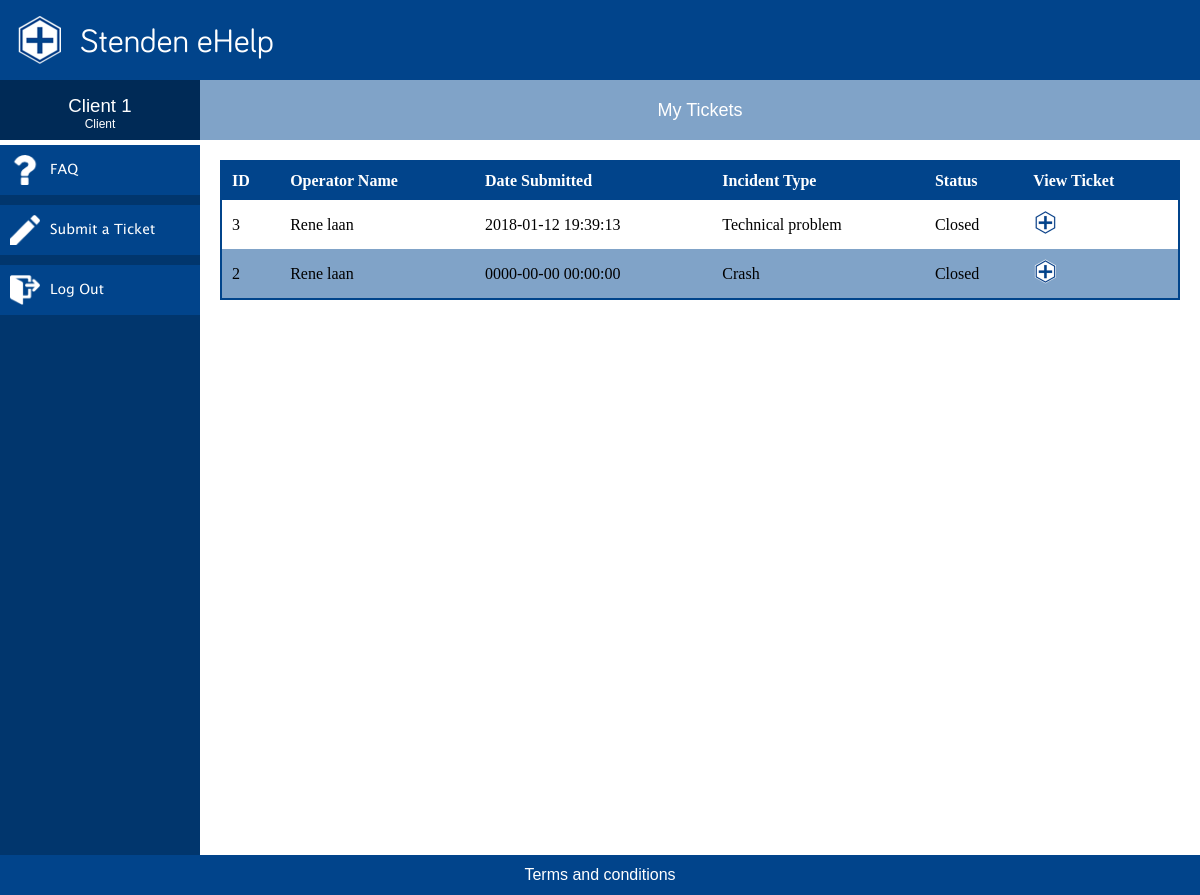
The app's page /MyTickets.php (signed in) with its own data.
### tables this page shows
CREATE TABLE `incident` (
  `incident_id` int(11) NOT NULL,
  `client_id` int(5) DEFAULT NULL,
  `operator_id` int(5) DEFAULT NULL,
  `status_id` int(11) DEFAULT '1',
  `category_id` int(11) DEFAULT NULL,
  `description` varchar(512) DEFAULT NULL,
  `solution` varchar(512) DEFAULT NULL,
  `start_date` timestamp NULL DEFAULT CURRENT_TIMESTAMP,
  `end_date` datetime DEFAULT NULL
);

CREATE TABLE `users` (
  `id` int(5) NOT NULL,
  `isEmployee` tinyint(1) NOT NULL DEFAULT '0',
  `name` varchar(60) NOT NULL,
  `phone` varchar(15) NOT NULL,
  `email` varchar(60) NOT NULL,
  `username` varchar(32) NOT NULL,
  `password` varchar(60) NOT NULL,
  `has_maintenance_license` tinyint(1) NOT NULL DEFAULT '0',
  `position_id` int(5) NOT NULL,
  `contact_id` int(5) NOT NULL
);

CREATE TABLE `category` (
  `category_id` int(11) NOT NULL,
  `category_name` varchar(30) NOT NULL
);

CREATE TABLE `status` (
  `status_id` int(11) NOT NULL,
  `status_name` varchar(30) NOT NULL
);

### php/permissions.php (called while the page is built, shortened)
<?php
$permissionTable = [
    "client" => [
        "view" => ['faq.php', 'submitTicket.php', 'MyTickets.php'],
        "edit" => ['viewTicket.php'],
        "delete" => []
    ],
    "employee" => [
        "view" => ['dashboard.php', 'my_tickets.php', 'open_tickets.php', 'my_account.php'],
        "edit" => [],
    ],
    "team leader" => [
        "view" => ['tickets.php', 'MyTickets.php', 'messages.php', 'statistics.php', 'faq.php'],
        "edit" => ['viewTicket.php'],
    ]
];

### MyTickets.php (the view, shortened to what this page needs)
<?php
    require "php/requirements.php";
    if(is_employee()){
        $sql = "SELECT * FROM incident
                    INNER JOIN users ON incident.client_id = users.id
                    INNER JOIN category ON incident.category_id = category.category_id
                    INNER JOIN status ON incident.status_id = status.status_id
                    WHERE operator_id = {$_SESSION['id']}
                    ORDER BY incident_id DESC";
    } else {
        $sql = "SELECT * FROM incident
                    INNER JOIN users ON incident.operator_id = users.id
                    INNER JOIN category ON incident.category_id = category.category_id
                    INNER JOIN status ON incident.status_id = status.status_id
                    WHERE client_id = {$_SESSION['id']}
                    ORDER BY incident_id DESC";
    }
    $qry = mysqli_query($conn, $sql);
?>
<!DOCTYPE HTML>
<html lang="en">
    <head>
        <link rel="stylesheet" href="css/mainCSS.css">
    </head>
    <body>
        <div class="wrapper">
            <div class="header">
                <div class="logo">
                    <img src="img/logo.png" alt="Stenden eHelp">
                </div>
                <p>Stenden eHelp</p>
            </div>
            <div id="content-wrapper">
                <div id="sidebar">
                    <div class="userDetails">
                        <div class="clientName"><p><?php echo $_SESSION['name']; ?></p></div>
                        <div class="clientType"><p><?php echo $_SESSION['userType']; ?></p></div>
                    </div>
                    <div class="titleDivider"></div>
                    <div class="navWrapper">
                        <?= generateMenu() ?>
                    </div>
                </div>
                <div class="content">
                    <div class="titleBox"><p>My Tickets</p></div>
                    <?php if (mysqli_num_rows($qry) == 0) { ?>
                        <h1>You still don't have any ticket submitted</h1>
                    <?php } else { ?>
                        <table class="fancy-table">
                            <tr>
                                <th>ID</th>
                                <?php if(is_employee()){ ?>
                                    <th>Client Name</th>
                                <?php } else { ?>
                                    <th>Operator Name</th>
                                <?php } ?>
                                <th>Date Submitted</th>
                                <th>Incident Type</th>
                                <th>Status</th>
                                <th>View Ticket</th>
                            </tr>
                            <?php while ($row = mysqli_fetch_assoc($qry)){ ?>
                                <tr>
                                    <td><?= $row['incident_id'] ?></td>
                                    <td><?= $row['name'] ?></td>
                                    <td><?= $row['start_date'] ?></td>
                                    <td><?= $row['category_name'] ?></td>
                                    <td><?= $row['status_name'] ?></td>
                                    <td><a href='ViewTicket.php?ticket=<?= $row['incident_id'] ?>'><img src='img/logo.png' alt='logo link' width='25px' height='25px'></a></td>
                                </tr>
                            <?php } ?>
                        </table>
                    <?php } ?>
                </div>
            </div>
            <div class="footer">
                <div class="terms">
                    <p>Terms and conditions</p>
                </div>
            </div>
        </div>
    </body>
</html>

### css/mainCSS.css (style rules this page uses)
* { padding:0px; margin:0px; box-sizing: border-box; -webkit-box-sizing: border-box; -moz-box-sizing: border-box; }
img { max-width:100%; max-height:100%; }
p { font-family: 'information', 'Arial', sans-serif; }
.fancy-table { width: calc(100% - 40px); border: 2px solid #01448B; border-collapse: collapse; margin: 20px; float: left; }
.fancy-table th { text-align: left; background: #01448B; color: white; padding: 10px; }
.fancy-table tr:nth-child(odd) { background: #fff; }
.fancy-table tr:nth-child(odd) { background: #80A3C8; }
.fancy-table td { padding: 10px; }
.wrapper { min-height: 100vh; width: 100%; float:left; }
.wrapper .header { width: 100%; height: 80px; background-color: #01448b; float:left; }
.wrapper .header p { font-family: 'eStenden', 'Arial', sans-serif; float:left; color: white; font-size: 25pt; line-height: 80px; margin: 0; }
.wrapper .header .logo { float:left; height: 50px; margin: 15px; }
.wrapper #content-wrapper { width: 100%; float: left; margin-bottom: 30px; }
.wrapper #content-wrapper #sidebar { width: 200px; min-height: calc(100vh - 80px); float: left; }
.wrapper #content-wrapper #sidebar .userDetails { width: 100%; height: 60px; float: left; background-color: #002a56; padding-top: 15px; }
.wrapper #content-wrapper #sidebar .userDetails .clientName p { color:white; text-align: center; font-size:14pt; }
.wrapper #content-wrapper #sidebar .userDetails .clientType p { color:white; text-align: center; font-size: 9pt; }
.wrapper #content-wrapper #sidebar .titleDivider { height: 5px; width: 100%; background-color: #fff; float:left; }
.wrapper #content-wrapper #sidebar .navWrapper { width: 100%; background-color: #01366d; min-height: calc(100vh - 80px); float: left; }
.wrapper #content-wrapper .content { width: calc(100% - 200px); min-height: calc(100vh - 80px); float: left; }
.wrapper #content-wrapper .content .titleBox { height: 60px; width: 100%; background-color: #80a3c8; float:left; }
.wrapper #content-wrapper .content .titleBox p { padding: 0; line-height: 60px; text-align: center; color: white; font-size: 18px; }
.wrapper .footer { width: 100%; float: left; background-color:#01448b; position: fixed; text-align: center; line-height: 40px; bottom: 0; color: white; }

### records on screen
incident: incident_id "3", operator.name "Rene laan", start_date "2018-01-12 19:39:13", category.category_name "Technical problem", status.status_name "Closed"
incident: incident_id "2", operator.name "Rene laan", start_date "0000-00-00 00:00:00", category.category_name "Crash", status.status_name "Closed"

### other values on screen
$_SESSION['name'] "Client 1"
$_SESSION['userType'] "Client"
$fileName "FAQ"
$fileName "Submit a Ticket"
